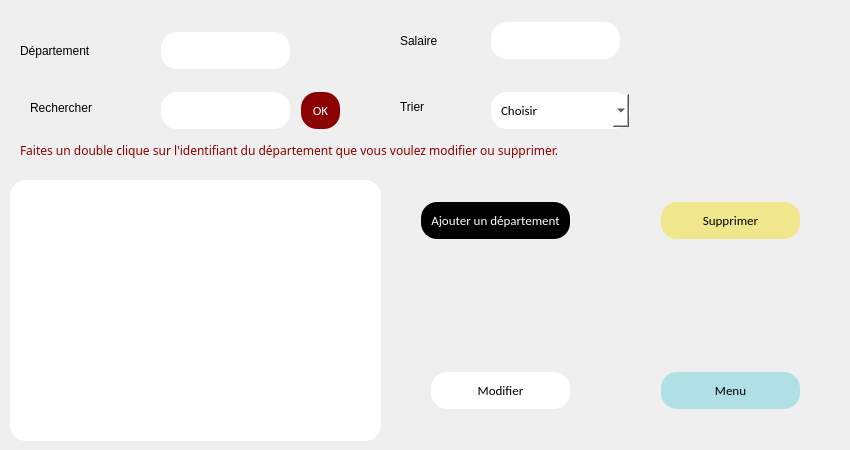
    <widget class="QWidget" name="page_43">
     <widget class="QTableView" name="tableView_12">
      <property name="geometry">
       <rect>
        <x>10</x>
        <y>180</y>
        <width>371</width>
        <height>261</height>
       </rect>
      </property>
      <property name="styleSheet">
       <string notr="true">background-color:white;
border-radius:16px</string>
      </property>
     </widget>
     <widget class="QLabel" name="label_214">
      <property name="geometry">
       <rect>
        <x>30</x>
        <y>100</y>
        <width>111</width>
        <height>16</height>
       </rect>
      </property>
      <property name="text">
       <string>Rechercher</string>
      </property>
     </widget>
     <widget class="QLineEdit" name="lineEdit_150">
      <property name="geometry">
       <rect>
        <x>160</x>
        <y>90</y>
        <width>131</width>
        <height>41</height>
       </rect>
      </property>
      <property name="styleSheet">
       <string notr="true">background-color: white	;
  border: none;
  color: black;
  padding: 10px;
  text-align: center;
  text-decoration: none;
font-family:calibri;
  display: inline-block;
  font-size: 13px;
  margin: 2px 1px;
  border-radius : 16px;</string>
      </property>
     </widget>
     <widget class="QComboBox" name="comboBox_33">
      <property name="geometry">
       <rect>
        <x>490</x>
        <y>90</y>
        <width>141</width>
        <height>41</height>
       </rect>
      </property>
      <property name="styleSheet">
       <string notr="true">background-color: white	;
  border: none;
  color: black;
  padding: 10px;
  text-align: center;
  text-decoration: none;
font-family:calibri;
  display: inline-block;
  font-size: 13px;
  margin: 2px 1px;
  border-radius : 16px;</string>
      </property>
      <item>
       <property name="text">
        <string>Choisir</string>
       </property>
      </item>
      <item>
       <property name="text">
        <string>Salaire croissant</string>
       </property>
      </item>
      <item>
       <property name="text">
        <string>Salaire decroissant</string>
       </property>
      </item>
      <item>
       <property name="text">
        <string>Département</string>
       </property>
      </item>
     </widget>
     <widget class="QLabel" name="label_215">
      <property name="geometry">
       <rect>
        <x>400</x>
        <y>100</y>
        <width>47</width>
        <height>13</height>
       </rect>
      </property>
      <property name="text">
       <string>Trier</string>
      </property>
     </widget>
     <widget class="QPushButton" name="pushButton_106">
      <property name="geometry">
       <rect>
        <x>300</x>
        <y>90</y>
        <width>41</width>
        <height>41</height>
       </rect>
      </property>
      <property name="styleSheet">
       <string notr="true">background-color: #8B0000	;
  border: none;
  color: white;
  padding: 10px;
  text-align: center;
  text-decoration: none;
font-family:calibri;
  display: inline-block;
  font-size: 13px;
  margin: 2px 1px;
  border-radius : 16px;</string>
      </property>
      <property name="text">
       <string>OK</string>
      </property>
     </widget>
     <widget class="QPushButton" name="pushButton_107">
      <property name="geometry">
       <rect>
        <x>420</x>
        <y>200</y>
        <width>151</width>
        <height>41</height>
       </rect>
      </property>
      <property name="styleSheet">
       <string notr="true">background-color: black	;
  border: none;
  color: white;
  padding: 10px;
  text-align: center;
  text-decoration: none;
font-family:calibri;
  display: inline-block;
  font-size: 13px;
  margin: 2px 1px;
  border-radius : 16px;</string>
      </property>
      <property name="text">
       <string>Ajouter un département</string>
      </property>
     </widget>
     <widget class="QLabel" name="label_216">
      <property name="geometry">
       <rect>
        <x>20</x>
        <y>140</y>
        <width>821</width>
        <height>20</height>
       </rect>
      </property>
      <property name="styleSheet">
       <string notr="true">color :#8B0000;
font-family: courrier new;</string>
      </property>
      <property name="text">
       <string>Faites un double clique sur l'identifiant du département que vous voulez modifier ou supprimer.</string>
      </property>
     </widget>
     <widget class="QLabel" name="label_281">
      <property name="geometry">
       <rect>
        <x>20</x>
        <y>40</y>
        <width>141</width>
        <height>21</height>
       </rect>
      </property>
      <property name="text">
       <string>Département</string>
      </property>
     </widget>
     <widget class="QLineEdit" name="lineEdit_195">
      <property name="geometry">
       <rect>
        <x>160</x>
        <y>30</y>
        <width>131</width>
        <height>41</height>
       </rect>
      </property>
      <property name="styleSheet">
       <string notr="true">background-color: white	;
  border: none;
  color: black;
  padding: 10px;
  text-align: center;
  text-decoration: none;
font-family:calibri;
  display: inline-block;
  font-size: 13px;
  margin: 2px 1px;
  border-radius : 16px;</string>
      </property>
     </widget>
     <widget class="QLabel" name="label_282">
      <property name="geometry">
       <rect>
        <x>400</x>
        <y>30</y>
        <width>91</width>
        <height>21</height>
       </rect>
      </property>
      <property name="text">
       <string>Salaire</string>
      </property>
     </widget>
     <widget class="QLineEdit" name="lineEdit_196">
      <property name="geometry">
       <rect>
        <x>490</x>
        <y>20</y>
        <width>131</width>
        <height>41</height>
       </rect>
      </property>
      <property name="styleSheet">
       <string notr="true">background-color: white	;
  border: none;
  color: black;
  padding: 10px;
  text-align: center;
  text-decoration: none;
font-family:calibri;
  display: inline-block;
  font-size: 13px;
  margin: 2px 1px;
  border-radius : 16px;</string>
      </property>
     </widget>
     <widget class="QPushButton" name="pushButton_145">
      <property name="geometry">
       <rect>
        <x>660</x>
        <y>200</y>
        <width>141</width>
        <height>41</height>
       </rect>
      </property>
      <property name="styleSheet">
       <string notr="true">background-color: 	#F0E68C			;
  border: none;
  color: black;
  padding: 10px;
  text-align: center;
  text-decoration: none;
font-family:calibri;
  display: inline-block;
  font-size: 13px;
  margin: 2px 1px;
  border-radius : 16px;</string>
      </property>
      <property name="text">
       <string>Supprimer</string>
      </property>
     </widget>
     <widget class="QPushButton" name="pushButton_146">
      <property name="geometry">
       <rect>
        <x>430</x>
        <y>370</y>
        <width>141</width>
        <height>41</height>
       </rect>
      </property>
      <property name="styleSheet">
       <string notr="true">background-color: white		;
  border: none;
  color: black;
  padding: 10px;
  text-align: center;
  text-decoration: none;
font-family:calibri;
  display: inline-block;
  font-size: 13px;
  margin: 2px 1px;
  border-radius : 16px;</string>
      </property>
      <property name="text">
       <string>Modifier</string>
      </property>
     </widget>
     <widget class="QPushButton" name="pushButton_147">
      <property name="geometry">
       <rect>
        <x>660</x>
        <y>370</y>
        <width>141</width>
        <height>41</height>
       </rect>
      </property>
      <property name="styleSheet">
       <string notr="true">background-color: 	#B0E0E6			;
  border: none;
  color: black;
  padding: 10px;
  text-align: center;
  text-decoration: none;
font-family:calibri;
  display: inline-block;
  font-size: 13px;
  margin: 2px 1px;
  border-radius : 16px;</string>
      </property>
      <property name="text">
       <string>Menu</string>
      </property>
     </widget>
    </widget>
